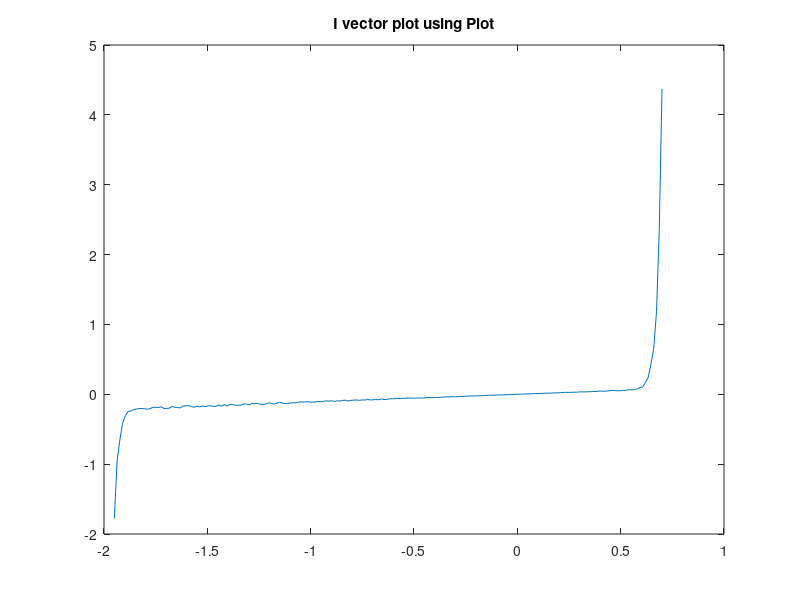
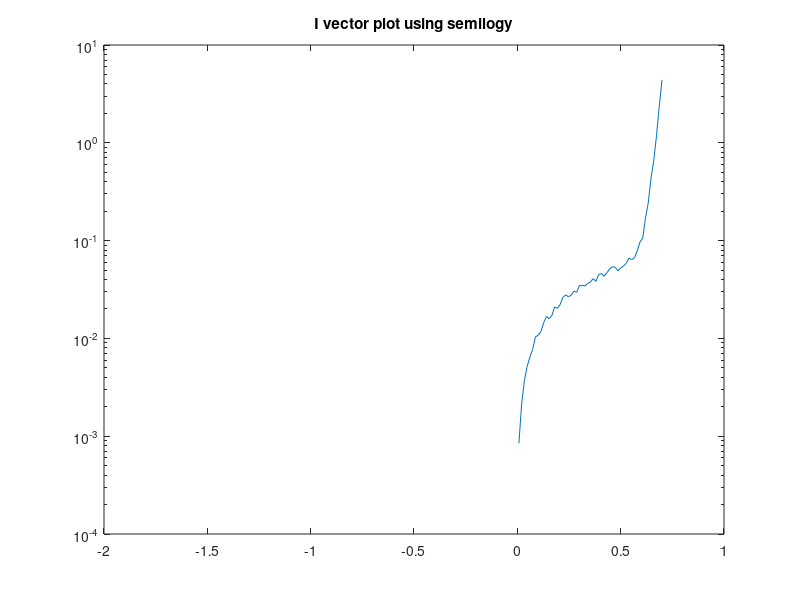
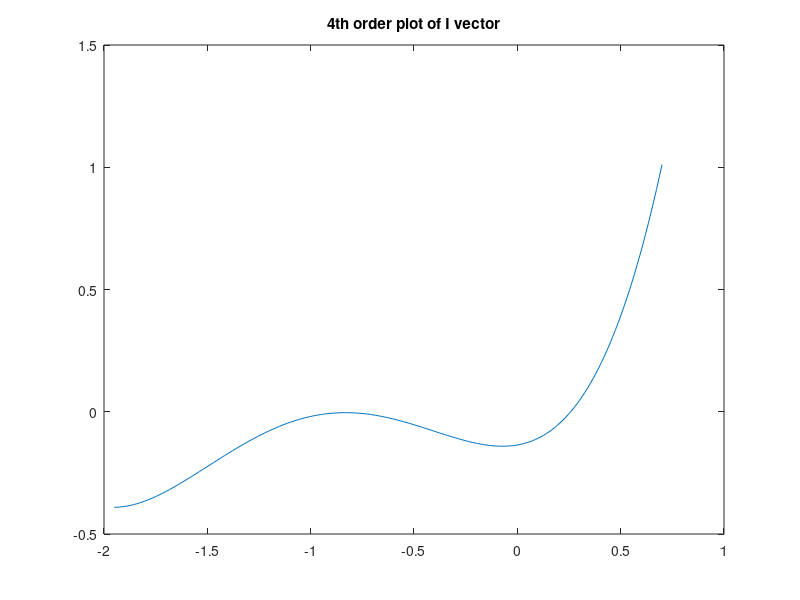
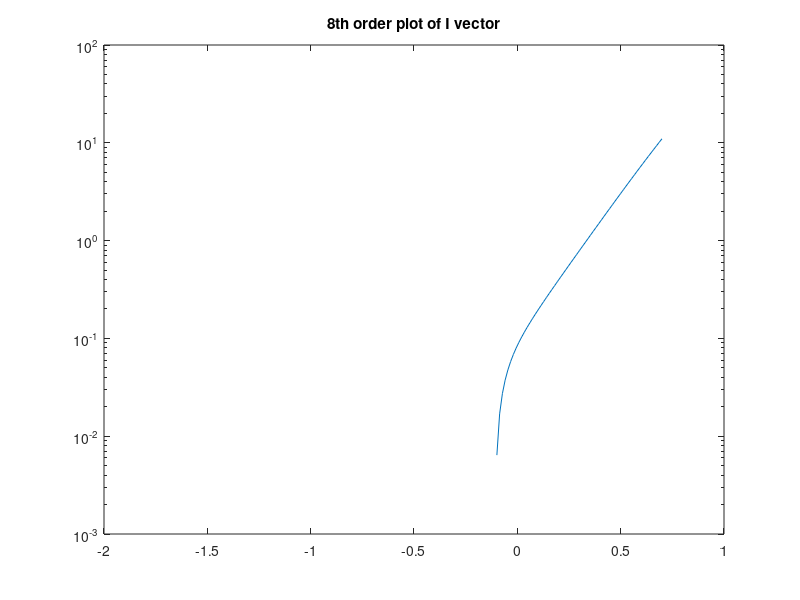

Write the MATLAB code that produced these figures, in order. (Note: this script raises an error after producing the figures.)
%ELEC 4700 PA 10
close all
clear all

%initial conditions
Is=0.01e-12; %A
Ib=0.1e-12; %A
Vb=1.3; %V
Gp=0.1; %1/ohm

%V vector from -1.95 to 0.7 in 200 steps
V=linspace(-1.95,0.7,200);

%I vector in relation to V
I = @(V) Is.*(exp(1.2/0.025.*V)-1)+ Gp.*V-Ib.*(exp(-1.2/0.025.*(V+Vb)-1));

%I vector
I1=I(V);
IR=I1+I1.*(0.2*rand(1,length(I1))); %20 percent rand

figure(1)
plot(V,IR)
title('I vector plot using Plot')

figure(2)
semilogy(V,IR)
title('I vector plot using semilogy')

% 2
P4=polyfit(V,IR,4);
P8=polyfit(V,IR,8);

%Plot graphs
figure(3)
plot(V,polyval(P4,V));
title('4th order plot of I vector')

figure(4)
semilogy(V,polyval(abs(P8),V));
title('8th order plot of I vector')

% 3
x=V;
% A=0.01e-12;
% B=0.1;
% C=0.1e-12;
% D=1.3;

%a
fo_a=fittype('A.*(exp(1.2/0.025.*x)-1)+0.1.*x-C.*(exp(-1.2/0.025.*(x+1.3)-1))');
ff_a = fit(V',IR',fo_a);
If_a = ff_a(x);

%b
fo_b=fittype('A.*(exp(1.2/0.025.*x)-1)+B.*x-C.*(exp(-1.2/0.025.*(x+D)-1))');
ff_b = fit(V',IR',fo_b);
If_b = ff_b(x);

%c
fo_c=fittype('A.*(exp(1.2/0.025.*x)-1)+B.*x-C.*(exp(-1.2/0.025.*(x+D)-1))');
ff_c = fit(V',IR',fo_c);
If_c = ff_c(x);

figure(5)
plot(x,If_c);
title('Fitting all four parameters')

% 4
inputs = V;
targets = I1;
hiddenLayerSize = 10;
net = fitnet(hiddenLayerSize);
net.divideParam.trainRatio = 70/100;
net.divideParam.valRatio = 15/100;
net.divideParam.testRatio = 15/100;
[net,tr] = train(net,inputs,targets);
outputs = net(inputs);
errors = gsubtract(outputs,targets);
performance = perform(net,targets,outputs);
view(net)
Inn = outputs;

figure(6);
plot(inputs, Inn,'LineWidth',3);